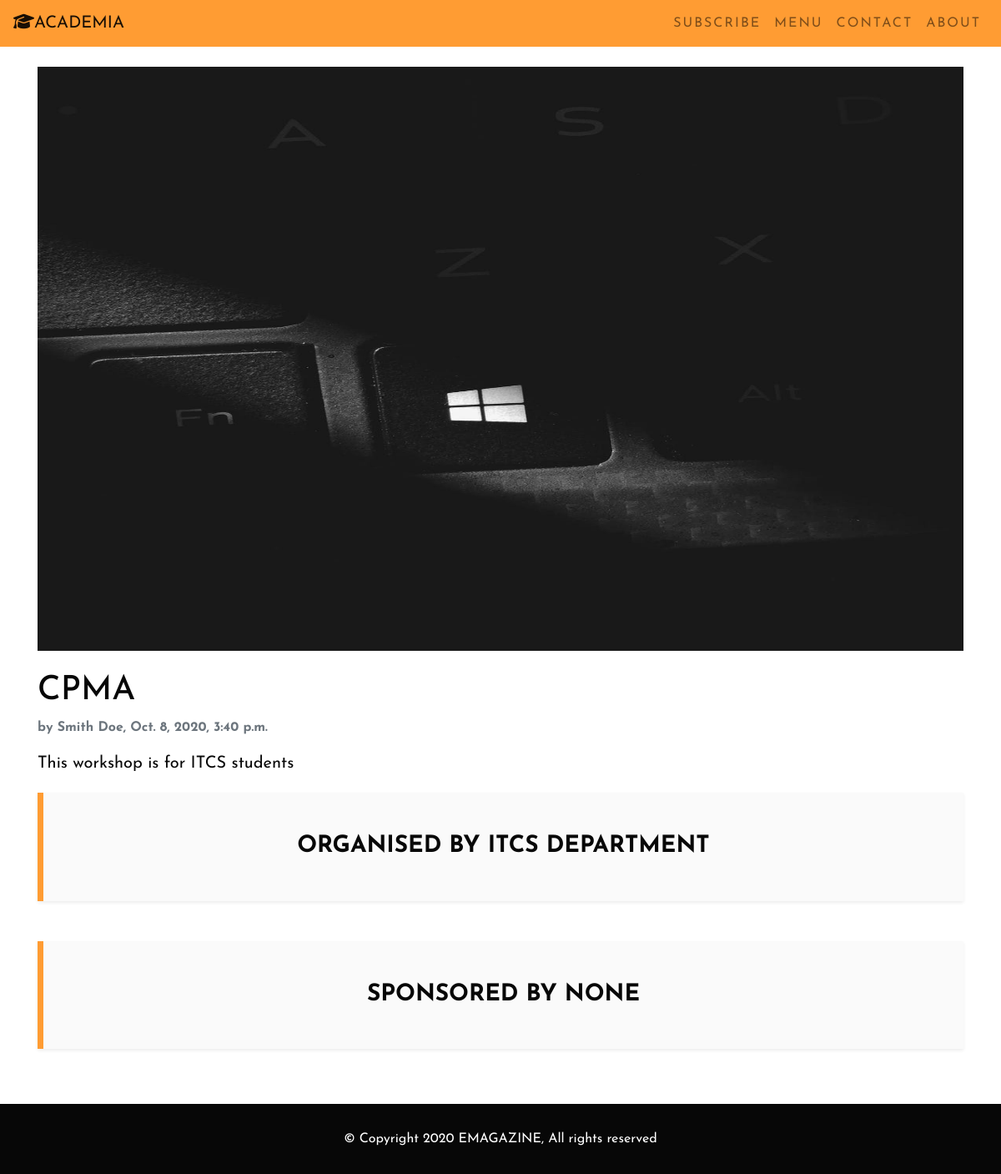
Screenshot of /events/2 with the database file from the repository.
### EMAG_APP/models.py (models this page shows, shortened)
class Event(models.Model):
    user_id = models.ForeignKey(
        to=User, on_delete=models.CASCADE, null=True, related_name='events')
    event_title = models.CharField(
        max_length=755, null=False, blank=False, unique=True)
    event_category = models.CharField(
        null=False, blank=False, max_length=400, choices=EVENT_CHOICES)
    event_tags = models.CharField(max_length=400, null=True, blank=True)
    organised_by = models.CharField(max_length=1000, null=True, blank=True)
    sponsored_by = models.CharField(max_length=1000, null=True, blank=True)
    event_data = models.FileField(null=True, blank=True)
    event_banner = models.ImageField(null=True, blank=True)
    event_description = models.TextField(null=False, blank=False)
    event_date = models.DateField(null=False, blank=False)
    uploaded_at = models.DateTimeField(default=timezone.now)

class User(AbstractBaseUser, PermissionsMixin):
    email = models.EmailField(_('email address'), unique=True)
    full_name = models.CharField(max_length=255, null=True, blank=True)
    dept_name = models.CharField(max_length=255, null=True, blank=True)
    phone_no = models.CharField(max_length=10, null=True, blank=True)
    is_staff = models.BooleanField(default=False)
    is_active = models.BooleanField(default=True)
    date_joined = models.DateTimeField(default=timezone.now)
    USERNAME_FIELD = 'email'
    REQUIRED_FIELDS = []
    objects = CustomUserManager()

### EMAG_APP/views.py (the view)
# urls.py: path('events/<int:pk>', displayevent_view),
def displayevent_view(request, pk):
    try:
        event = Event.objects.get(pk=pk)
        return render(request, "event/displayevent.html", {"event": event})
    except Event.DoesNotExist:
        return render(request, "home.html")
    return None

### EMAG_APP/templates/event/displayevent.html (shortened to what this page needs)
{% extends 'base.html' %}{% load static %}
{% block body %}
<div class="devent-info-wrapper my-4">
    <div class="container w-100">
        <div class="row" style="overflow-x: hidden">
            <div class="col-lg-12">
                <div class="banner">
                <img class="img-fluid w-100" src="{{ event.event_banner.url }}" alt="" style="height: 700px"/>
                </div>
                <br />
            </div>
        </div>
    </div>
            <div class="container">
             <div class="title">
                <h1>{{ event.event_title }}</h1>
            </div>
            <div class="date-uploaded">
                <p class="font-weight-bold text-muted">
                    by {{ event.user_id.full_name }}, {{ event.uploaded_at }}
                </p>
            </div>
            <div class="content">{{ event.event_description | safe }}</div>
            <div class="organised-by mb-5 shadow-sm" data-aos="zoom-in" data-aos-duration="1000">
                <h3 class="font-weight-bold mt-lg-2">
                    Organised by {{ event.organised_by }}
                </h3>
            </div>
            <div class="sponsored-by mb-5 shadow-sm" data-aos="zoom-in" data-aos-duration="1000">
                <h3 class="font-weight-bold mt-lg-2">
                    Sponsored by {{ event.sponsored_by }}
                </h3>
            </div>
            </div>
</div>
</div>
{% endblock %}

### EMAG_APP/static/css/style.css (style rules this page uses)
body { font-family: "Josefin Sans", sans-serif; -webkit-background-size: cover; -moz-background-size: cover; background-size: cover; -o-background-size: cover; background-color: #fff; color: #070707; margin-bottom: 150px; }
* { margin: 0; padding: 0; list-style: none; text-decoration: none; }
.content { font-size: 20px; }
.organised-by, .sponsored-by { background-color: #fafafa; margin-top: 20px; padding: 40px; border-left: 7px #ff9c33 solid; text-transform: uppercase; text-align: center; }
.title { letter-spacing: 0px; }
.content { size: 4px; }

### rows the page displays
Event: event_banner (picture), event_title "CPMA", user_id.full_name "Smith Doe", uploaded_at "Oct. 8, 2020, 3:40 p.m.", event_description "This workshop is for ITCS students", organised_by "ITCS DEPARTMENT", sponsored_by "NONE"
